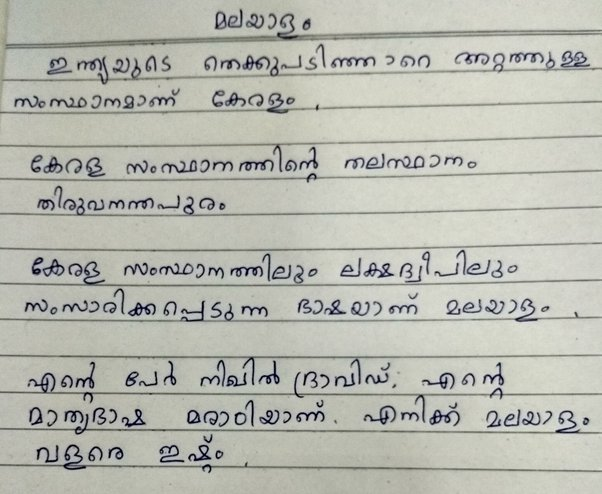
#> input picture steps/notebook/mal-hw.jpeg, 602 x 494 px
$ jupyter execute line2.ipynb
#> lines starting #> are read from the running program, lines starting #| are printed output that depends on the picture
[cell 1]
import cv2
import numpy as np
import matplotlib.pyplot as plt

def find_projection_profile(image, axis=0):
    """Find the projection profile of foreground pixels along the specified axis."""
    projection = np.sum(image, axis=axis)
    return projection

def smooth_projection_profile(projection, window_size=5):
    """Smooth the projection profile using a simple moving average filter."""
    smoothed_projection = np.convolve(projection, np.ones(window_size)/window_size, mode='same')
    return smoothed_projection

def find_valleys(projection):
    """Find valleys in the projection profile."""
    valleys = []
    for i in range(1, len(projection) - 1):
        if projection[i] < projection[i-1] and projection[i] < projection[i+1]:
            valleys.append(i)
    return valleys

def find_candidate_lines(projection_profiles):
    """Find candidate lines using valleys in the projection profiles."""
    candidate_lines = []
    for i in range(len(projection_profiles) - 1):
        valleys1 = find_valleys(projection_profiles[i])
        valleys2 = find_valleys(projection_profiles[i+1])
        for valley1 in valleys1:
            min_distance = float('inf')
            closest_valley2 = None
            for valley2 in valleys2:
                distance = abs(valley2 - valley1)
                if distance < min_distance:
                    min_distance = distance
                    closest_valley2 = valley2
            candidate_lines.append((valley1, closest_valley2))
    return candidate_lines

def draw_candidate_lines(image, candidate_lines):
    """Draw candidate lines on the image."""
    for line in candidate_lines:
        cv2.line(image, (0, line[0]), (image.shape[1], line[1]), (0, 255, 0), 1)
    return image

# Load the image
img = cv2.imread('mal-hw.jpeg', cv2.IMREAD_GRAYSCALE)
#> img: shape (494, 602); min 0, max 234, mean 183.7

# Smooth the projection profile
smoothed_profiles = []
for i in range(20):
    chunk = img[:, int(i*img.shape[1]//20):int((i+1)*img.shape[1]//20)]
    projection = find_projection_profile(chunk)
    smoothed_projection = smooth_projection_profile(projection)
    smoothed_profiles.append(smoothed_projection)
#> this loop made 20 passes
#> pass 1, `chunk = img[:, int(i*img.shape[1]//20):int((i+1)*img.shape[1]//20)]`:
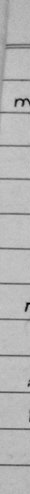
#> chunk: shape (494, 30); min 0, max 202, mean 181.4
#> pass 2, `chunk = img[:, int(i*img.shape[1]//20):int((i+1)*img.shape[1]//20)]`:
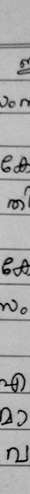
#> chunk: shape (494, 30); min 0, max 203, mean 167.7
#> pass 3, `chunk = img[:, int(i*img.shape[1]//20):int((i+1)*img.shape[1]//20)]`:
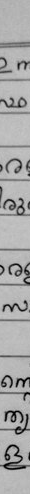
#> chunk: shape (494, 30); min 0, max 210, mean 166.9
#> after the loop:
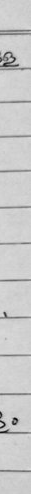
#> chunk: shape (494, 31); min 0, max 220, mean 200.6
#> after the loop, smoothed_profiles = 20 items

# Find candidate lines
candidate_lines = find_candidate_lines(smoothed_profiles)
#> the loop in find_candidate_lines, `for i in range(len(projection_profiles) - 1):` made 19 passes
#> (valleys1, valleys2) on passes 1 to 12: ([17], [9, 16, 23]), ([9, 16, 23], [7, 10, 13, 19, 25]), ([7, 10, 13, 19, 25], [9, 25]), ([9, 25], [4, 8, 15, 24]), ([4, 8, 15, 24], [3, 20, 22]), ([3, 20, 22], [10, 23]), ([10, 23], [6, 12, 20]), ([6, 12, 20], [6, 11, 21]), ([6, 11, 21], [5, 18]), ([5, 18], [7, 14, 21]), ([7, 14, 21], [3, 15, 22]), ([3, 15, 22], [7, 11, 21, 24])
#> after the loop in find_candidate_lines, `for i in range(len(projection_profiles) - 1):`: candidate_lines = 56 pairs, first value 3 to 26, second value 3 to 26

# Draw candidate lines on the image
image_with_lines = draw_candidate_lines(cv2.cvtColor(img, cv2.COLOR_GRAY2BGR), candidate_lines)
#> the loop in draw_candidate_lines, `for line in candidate_lines:` made 56 passes
#> line on passes 1 to 12: (17, 16), (9, 10), (16, 13), (23, 25), (7, 9), (10, 9), (13, 9), (19, 25), (25, 25), (9, 8), (25, 24), (4, 3)
#> after the loop in draw_candidate_lines, `for line in candidate_lines:`:
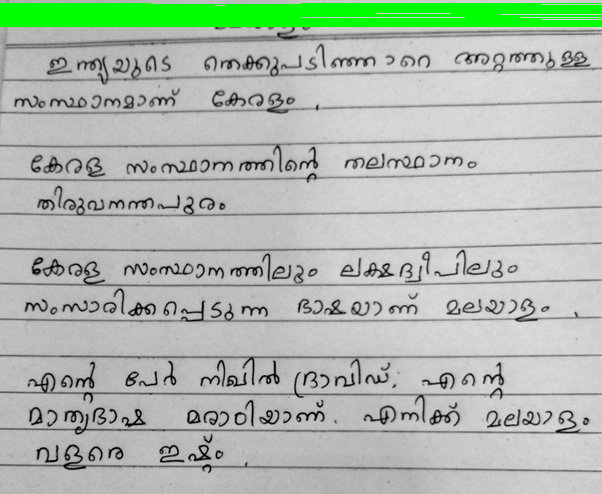
#> image: shape (494, 602, 3); mean B, G, R 174.9, 186.7, 174.9

# Display the result
plt.figure(figsize=(10, 10))
plt.imshow(image_with_lines)
plt.axis('off')
plt.show()

$ run again, with steps/notebook/mal1.jpg copied over steps/notebook/mal-hw.jpeg
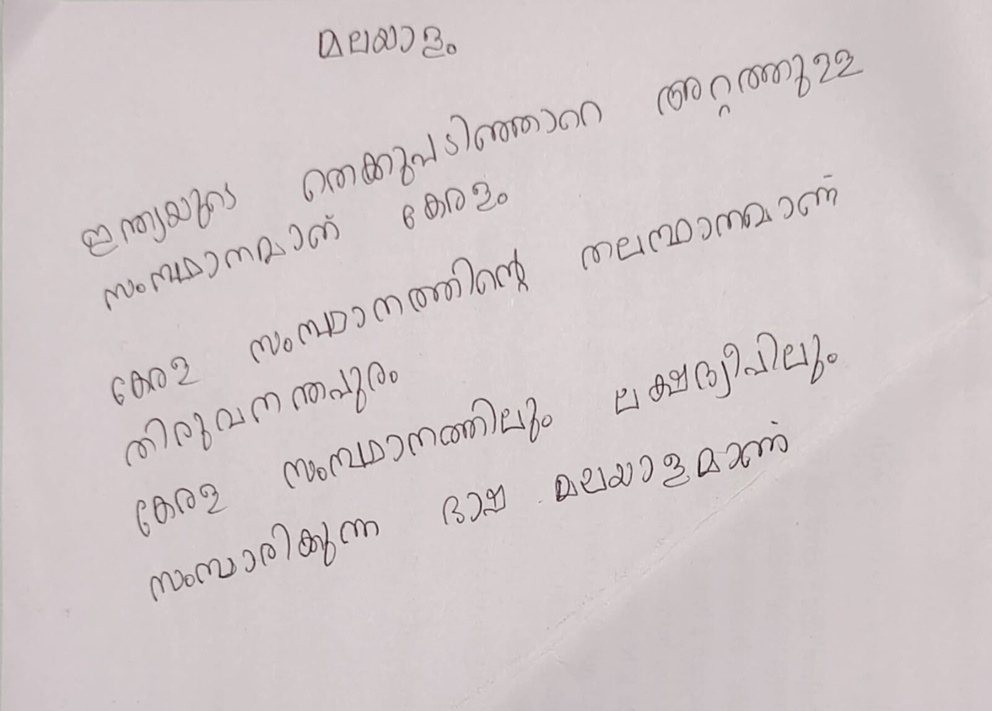
#> input picture steps/notebook/mal1.jpg, 992 x 711 px, shrunk from 1600 x 1147 before the run
#> the loop `for i in range(20):` made 20 passes
#> pass 3, `chunk = img[:, int(i*img.shape[1]//20):int((i+1)*img.shape[1]//20)]`:
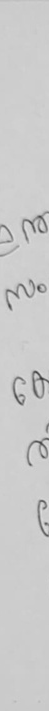
#> chunk: shape (711, 49); min 54, max 222, mean 202.3
#> after the loop `for i in range(20):`: smoothed_profiles = 20 items
#> the loop in find_candidate_lines, `for i in range(len(projection_profiles) - 1):` made 19 passes
#> (valleys1, valleys2) on passes 1 to 8: ([7], [3, 16, 34, 42]), ([3, 16, 34, 42], [9, 16, 25, 40]), ([9, 16, 25, 40], [6, 15, 29, 39]), ([6, 15, 29, 39], [10, 19, 31, 39, 42]), ([10, 19, 31, 39, 42], [5, 12, 20, 29, 39]), ([5, 12, 20, 29, 39], [6, 13, 28, 34, 43, 45]), ([6, 13, 28, 34, 43, 45], [5, 11, 18, 28, 42]), ([5, 11, 18, 28, 42], [7, 15, 23, 29, 39])
#> after the loop in find_candidate_lines, `for i in range(len(projection_profiles) - 1):`: candidate_lines = 88 pairs, first value 3 to 46, second value 3 to 43
#> the loop in draw_candidate_lines, `for line in candidate_lines:` made 88 passes
#> line on passes 1 to 8: (7, 3), (3, 9), (16, 16), (34, 40), (42, 40), (9, 6), (16, 15), (25, 29)
#> after the loop in draw_candidate_lines, `for line in candidate_lines:`:
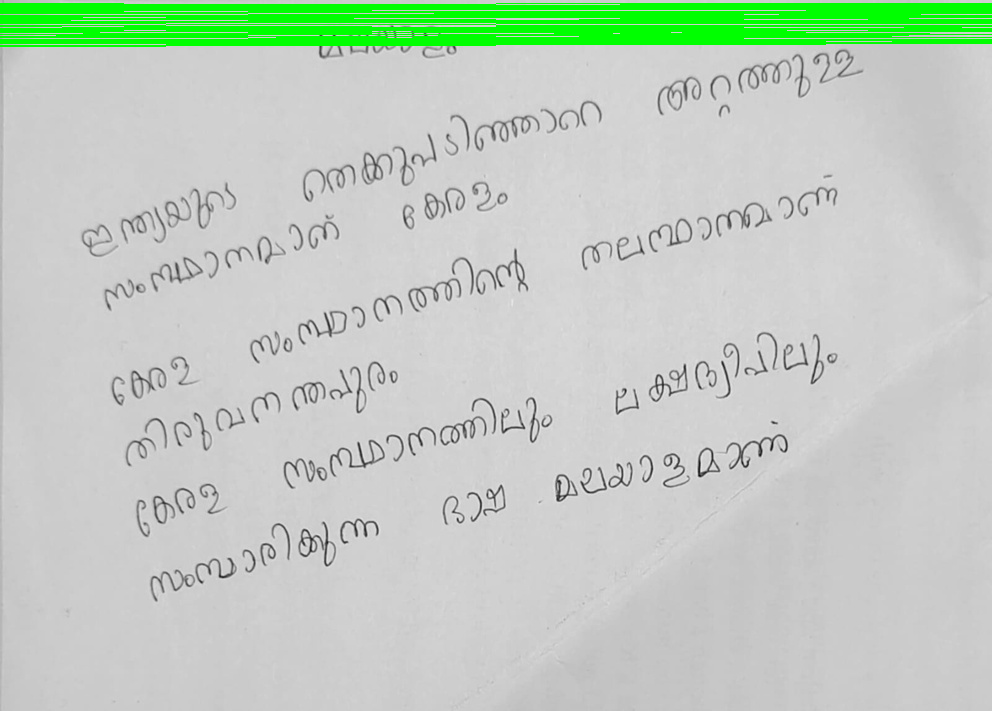
#> image: shape (711, 992, 3); mean B, G, R 192.9, 205.9, 192.9
